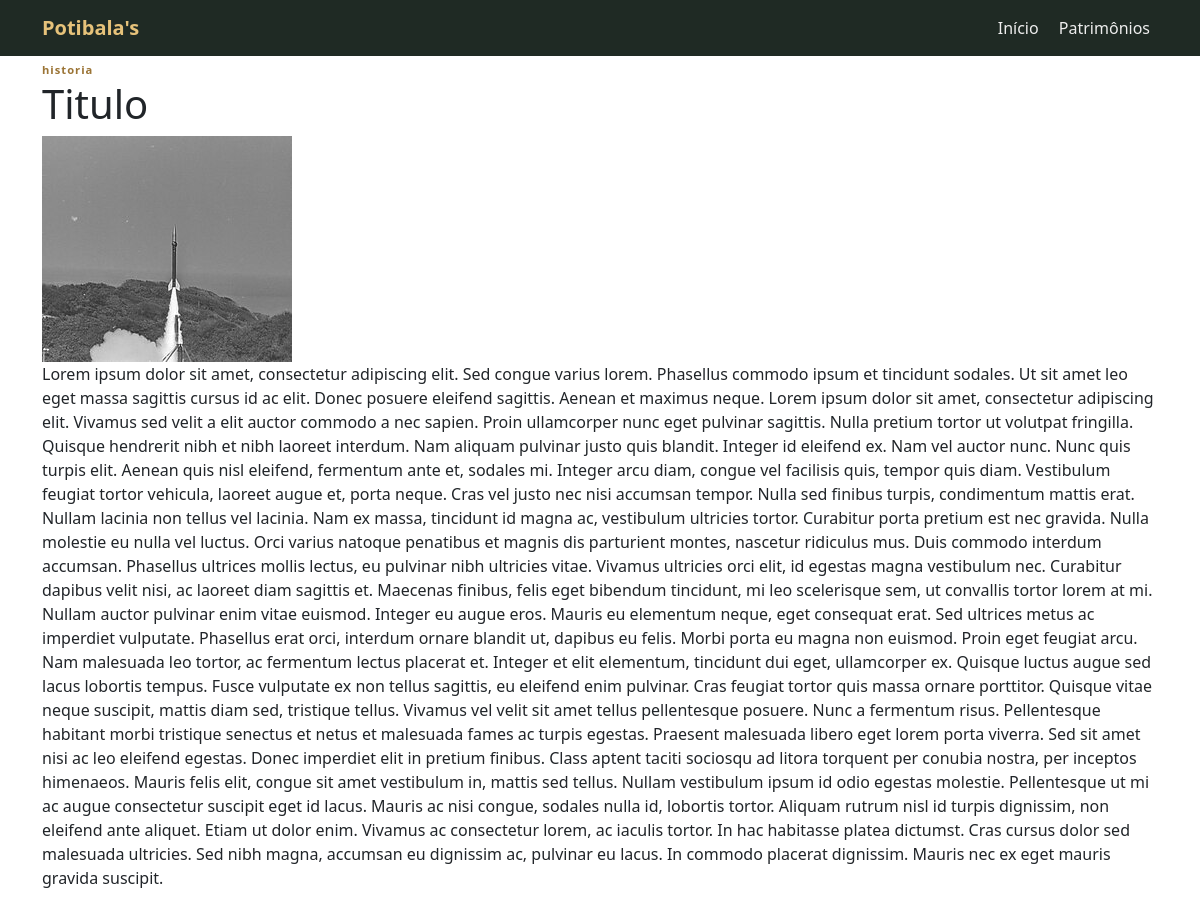
Screenshot of /materia/1 with the database file from the repository.
### app/models.py (models this page shows)
class Materia(db.Model):
    id = db.Column(db.Integer, primary_key=True)
    titulo = db.Column(db.String(200), nullable=False)
    categoria = db.Column(db.String(100))
    imagem = db.Column(db.String(300))
    texto = db.Column(db.Text)

### app/routes.py (the view)
@main.route("/materia/<int:id>")
def materia(id):
    materia = Materia.query.get_or_404(id)
    return render_template(
        "materia.html",
        materia=materia
    )

### app/templates/materia.html (shortened to what this page needs)
<!DOCTYPE html>
<html lang="pt-br">
<head>
    <link rel="stylesheet" href="{{ url_for('static', filename='css/style.css') }}">
    <link
        href="https://cdn.jsdelivr.net/npm/bootstrap@5.3.8/dist/css/bootstrap.min.css"
        rel="stylesheet">
</head>
<body>
    <nav class="navbar navbar-expand-lg navbarp">
        <div class="container">
            <a class="navbar-brand logo-navbar" href="/">
                Potibala's
            </a>
            <div>
                <a class="nav-link d-inline-block" href="/">
                    Início
                </a>
                <a class="nav-link d-inline-block" href="/#patrimonios">
                    Patrimônios
                </a>
            </div>
        </div>
    </nav>
    <main class="pagina-materia">
        <div class="container">
            <span class="categoria">
                {{ materia.categoria }}
            </span>
            <h1 class="titulo-materia">
                {{ materia.titulo }}
            </h1>
            {% if materia.imagem %}
                <img
                    src="{{ url_for('static', filename='uploads/' + materia.imagem) }}"
                    alt="{{ materia.titulo }}"
                >
            {% endif %}
            <div class="texto-materia">
                <p>
                    {{ materia.texto }}
                </p>
            </div>
        </div>
    </main>
</body>
</html>

### app/static/css/style.css (style rules this page uses)
* { box-sizing: border-box; }
body { margin: 0; background-color: #f4f1e8; color: #29251f; font-family: Arial, sans-serif; }
.navbarp { background-color: #1f2a24; padding: 12px 0; }
.logo-navbar { color: #e6c27a !important; font-size: 1.7rem; font-weight: 700; }
.navbarp .nav-link { color: #eeeeee !important; margin: 0 8px; transition: 0.3s; }
.categoria { font-size: 0.7rem; font-weight: bold; letter-spacing: 1px; color: #9b7435; }

### rows the page displays
Materia: categoria "historia", titulo "Titulo", imagem (picture), texto "Lorem ipsum dolor sit amet, consectetur adipiscing elit. Sed congue varius lorem. Phasellus commodo ipsum et tincidunt sodales. Ut sit amet leo eget massa sagittis cursus id ac elit. Donec posuere eleifend sagittis. Aenean et maximus neque. Lorem ipsum dolor sit amet, consectetur adipiscing elit. Vivamus sed velit a elit auctor commodo a nec sapien. Proin ullamcorper nunc eget pulvinar sagittis. Nulla pretium tortor ut volutpat fringilla. Quisque hendrerit nibh et nibh laoreet interdum. Nam aliquam pulvinar justo quis blandit. Integer id eleifend ex. Nam vel auctor nunc. Nunc quis turpis elit. Aenean quis nisl eleifend, fermentum ante et, sodales mi. Integer arcu diam, congue vel facilisis…"
